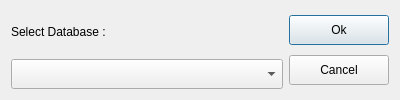
<?xml version="1.0" encoding="UTF-8"?>
<ui version="4.0">
 <class>DialogSelectDB</class>
 <widget class="QDialog" name="DialogSelectDB">
  <property name="geometry">
   <rect>
    <x>0</x>
    <y>0</y>
    <width>400</width>
    <height>100</height>
   </rect>
  </property>
  <property name="minimumSize">
   <size>
    <width>400</width>
    <height>100</height>
   </size>
  </property>
  <property name="maximumSize">
   <size>
    <width>400</width>
    <height>100</height>
   </size>
  </property>
  <property name="windowTitle">
   <string>Select Database</string>
  </property>
  <layout class="QHBoxLayout" name="horizontalLayout">
   <item>
    <layout class="QVBoxLayout" name="verticalLayout">
     <item>
      <widget class="QLabel" name="label">
       <property name="text">
        <string>Select Database :</string>
       </property>
      </widget>
     </item>
     <item>
      <widget class="QComboBox" name="comboBox">
       <property name="maximumSize">
        <size>
         <width>300</width>
         <height>30</height>
        </size>
       </property>
      </widget>
     </item>
    </layout>
   </item>
   <item>
    <layout class="QVBoxLayout" name="verticalLayout_2">
     <item>
      <widget class="QPushButton" name="pushButton_ok">
       <property name="maximumSize">
        <size>
         <width>100</width>
         <height>30</height>
        </size>
       </property>
       <property name="text">
        <string>Ok</string>
       </property>
      </widget>
     </item>
     <item>
      <widget class="QPushButton" name="pushButton_Cancel">
       <property name="minimumSize">
        <size>
         <width>100</width>
         <height>30</height>
        </size>
       </property>
       <property name="maximumSize">
        <size>
         <width>100</width>
         <height>30</height>
        </size>
       </property>
       <property name="text">
        <string>Cancel</string>
       </property>
      </widget>
     </item>
    </layout>
   </item>
  </layout>
 </widget>
 <resources/>
 <connections>
  <connection>
   <sender>pushButton_Cancel</sender>
   <signal>clicked()</signal>
   <receiver>DialogSelectDB</receiver>
   <slot>close()</slot>
   <hints>
    <hint type="sourcelabel">
     <x>344</x>
     <y>62</y>
    </hint>
    <hint type="destinationlabel">
     <x>199</x>
     <y>50</y>
    </hint>
   </hints>
  </connection>
 </connections>
</ui>
